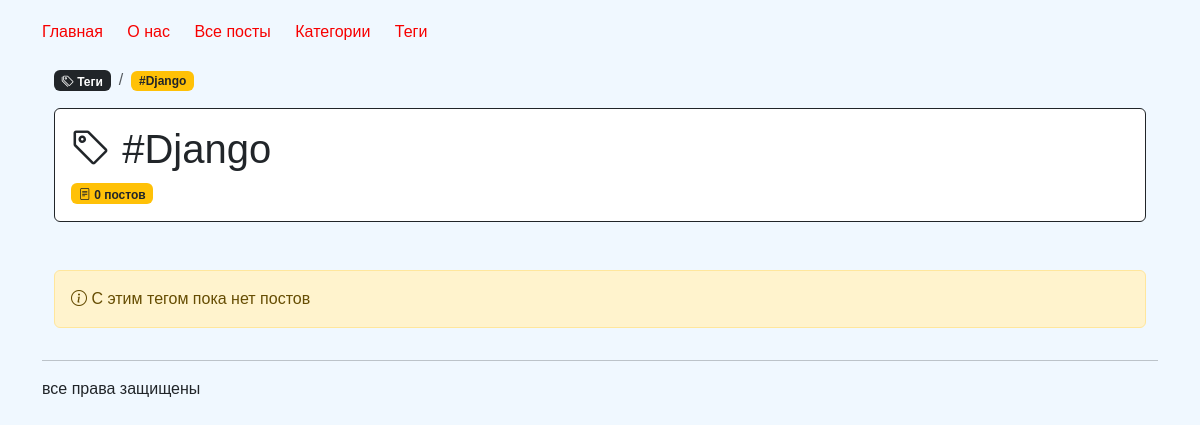
/posts/tags/django/, run on an earlier commit of the app's database.
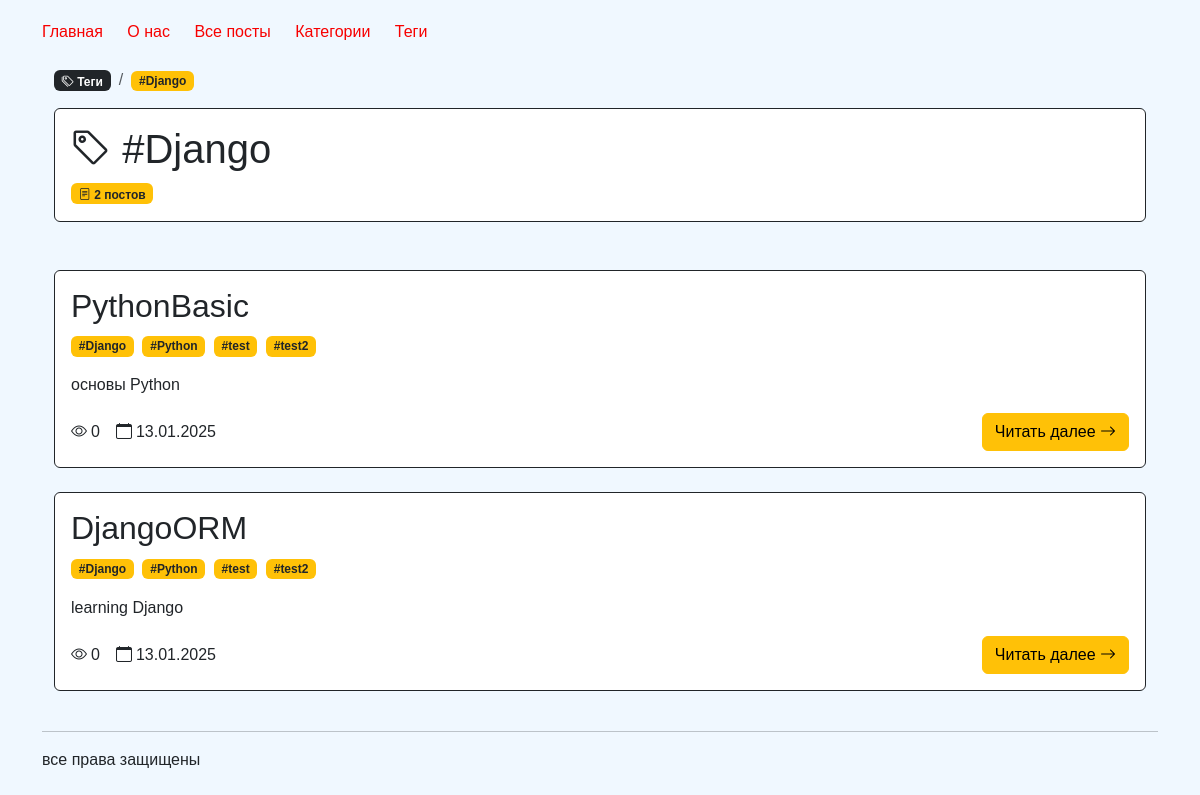
And on a later commit of the database.
### python_blog/models.py (models this page shows, shortened)
class Tag(models.Model):
    name = models.CharField(max_length=100, verbose_name="Название")
    slug = models.SlugField(max_length=250, unique=True, verbose_name="Слаг")
    def __str__(self):
        return self.name
    class Meta:
        verbose_name = "Тег"
        verbose_name_plural = "Теги"
        ordering = ["name"]

class Post(models.Model):
    title = models.CharField(max_length=100, unique=True, verbose_name="Заголовок")
    slug = models.SlugField(max_length=250, unique=True, verbose_name="Слаг", blank=True, null=True)
    content = models.TextField(verbose_name="Контент")
    author = models.ForeignKey(get_user_model(), on_delete=models.CASCADE, verbose_name="Автор", related_name="posts", default=None, null=True)
    created_at = models.DateTimeField(auto_now_add=True, verbose_name="Дата создания")
    updated_at = models.DateTimeField(auto_now=True, verbose_name="Дата обновления")
    views = models.PositiveIntegerField(default=0, verbose_name="Просмотры")
    category = models.ForeignKey(
        "Category",  # Ссылка на модель Category
        on_delete=models.SET_NULL,  # При удалении категории, установить значение NULL
        blank=True,  # Не требуем в формах заполнения
        null=True,  # Разрешаем значение NULL в базе данных
        related_name="posts",  # Имя обратной связи
        default=None,  # По умолчанию значение NULL
        verbose_name="Категория",
    )
    tags = models.ManyToManyField("Tag", related_name="posts", verbose_name="Теги")
    def get_absolute_url(self):
        return reverse("blog:post_detail", args=[self.slug])
    class Meta:
        ordering = ["-created_at"]
        verbose_name = "Пост"
        verbose_name_plural = "Посты"

### python_blog/views.py (the view)
# urls.py: path('tags/<slug:tag_slug>/', tag_detail, name='tag_detail'),
def tag_detail(request, tag_slug):
    tag = Tag.objects.get(slug=tag_slug)
    posts = tag.posts.all()
    context = {
        "tag": tag,
        "posts": posts,
        "title": f"Тег: {tag.name}",
        "active_menu": "tags",  # Добавляем флаг активного меню
    }
    return render(request, "python_blog/tag_detail.html", context)

### python_blog/context_processors.py (called while the page is built)
def menu_items(request):
    menu = [
    {"title": "Главная", "url_name": "main"},
    {"title": "О нас", "url_name": "about"},
    {"title": "Все посты", "url_name": "blog:posts"},
    {"title": "Категории", "url_name": "blog:categories"},
    {"title": "Теги", "url_name": "blog:tags"},
]
    current_url_name = request.resolver_match.view_name
    for item in menu:
        item['is_active'] = current_url_name == item['url_name']
    return {'menu_items': menu}

### python_blog/templates/python_blog/tag_detail.html (shortened to what this page needs)
{% extends "base.html" %}
{% block content %}
<div class="container mt-4">
    <div class="row mb-4">
        <div class="col-12">
            <nav aria-label="breadcrumb">
                <ol class="breadcrumb d-flex align-items-center">
                    <li class="breadcrumb-item">
                        <a href="{% url 'blog:tags' %}" class="badge bg-dark text-white text-decoration-none">
                            <i class="bi bi-tags"></i> Теги
                        </a>
                    </li>
                    <li class="breadcrumb-item">
                        <span class="badge bg-warning text-dark">#{{ tag.name }}</span>
                    </li>
                </ol>
            </nav>
            <div class="card border-dark mb-4">
                <div class="card-body">
                    <h1 class="card-title text-dark">
                        <i class="bi bi-tag"></i> #{{ tag.name }}
                    </h1>
                    <span class="badge bg-warning text-dark">
                        <i class="bi bi-file-text"></i> {{ tag.posts.count }} постов
                    </span>
                </div>
            </div>
        </div>
    </div>
    <div class="row">
        <div class="col-12">
            {% for post in posts %}
                {% include 'python_blog/post_preview_include.html' %}
            {% empty %}
                <div class="alert alert-warning">
                    <i class="bi bi-info-circle"></i> С этим тегом пока нет постов
                </div>
            {% endfor %}
        </div>
    </div>
</div>
{% endblock %}

### templates/base.html (shortened to what this page needs)
{% load static %}
<!DOCTYPE html>
<html lang="en">
    <head>
        <link href="https://cdn.jsdelivr.net/npm/bootstrap@5.3.3/dist/css/bootstrap.min.css" rel="stylesheet">
        <link rel="stylesheet" href="https://cdn.jsdelivr.net/npm/bootstrap-icons@1.5.0/font/bootstrap-icons.css">
        <link rel="stylesheet" href="{% static 'css/main.css' %}"  >
    </head>
    <div class='container'>
        <body>
            <header>
                {% include 'menu_include.html' %}
            </header>
            <main>
                {%block content%}
                {% endblock content %}
            </main>
            <footer>
                {%block footer%}
                <hr>
                все права защищены
                {%endblock footer%}
            </footer>
        </body>
    </div>
</html>

### templates/menu_include.html (shortened to what this page needs)
<nav>
    <ul>
        {% for item in menu_items %}
            <li>
                <a href="{% url item.url_name %}"
                   class="{% if item.is_active %}active{% endif %}">
                    {{ item.title }}
                </a>
            </li>
        {% endfor %}
    </ul>
</nav>

### python_blog/templates/python_blog/post_preview_include.html (shortened to what this page needs)
{% load cache %}
{% cache 300 post_preview post.id %}
<div class="card mb-4 border-dark">
    <div class="card-body">
        <h2 class="card-title text-dark">{{ post.title }}</h2>
        <div class="mb-3">
            {% for tag in post.tags.all %}
                <a href="{% url 'blog:tag_detail' tag.slug %}" class="text-decoration-none">
                    <span class="badge bg-warning text-dark me-1">#{{ tag }}</span>
                </a>
            {% endfor %}
        </div>
        <p class="card-text">{{ post.content|truncatewords:30 }}</p>
        <div class="d-flex flex-wrap justify-content-between align-items-center">
            <div class="stats text-dark d-flex flex-wrap gap-3 mb-2 mb-md-0">
                <span class="d-flex align-items-center">
                    <i class="bi bi-eye me-1"></i>
                    <span class="stats-text">{{ post.views }}</span>
                </span>
                <span class="d-flex align-items-center">
                    <i class="bi bi-calendar me-1"></i>
                    <span class="stats-text">{{ post.created_at|date:"d.m.Y" }}</span>
                </span>
            </div>
            <div>
                <a href="{{ post.get_absolute_url }}" class="btn btn-warning d-none d-md-inline-block">
                    Читать далее <i class="bi bi-arrow-right"></i>
                </a>
            </div>
        </div>
    </div>
</div>
{% endcache %}

### static/css/main.css (style rules this page uses)
body { font-family: Arial, sans-serif; margin: 0; padding: 20px; background-color: aliceblue; }
nav ul { list-style: none; padding: 0; }
nav ul li { display: inline; margin-right: 20px; }
nav ul li a { text-decoration: none; color: #f70000; }

What changed in the data, as far as the page shows it:
computed for Tag "Django": posts.count "0" → "2"
now on this page (row edited): Post: title "PythonBasic", content "основы Python", views "0", created_at "13.01.2025", Tag (name "Django")
now on this page (row unchanged): Tag: name "Python"
added Tag: name "test"
added Tag: name "test2"
now on this page (row edited): Post: title "DjangoORM", content "learning Django", views "0", created_at "13.01.2025", Tag (name "Django")
Also different on the page:
text no longer shown: "С этим тегом пока нет постов"
